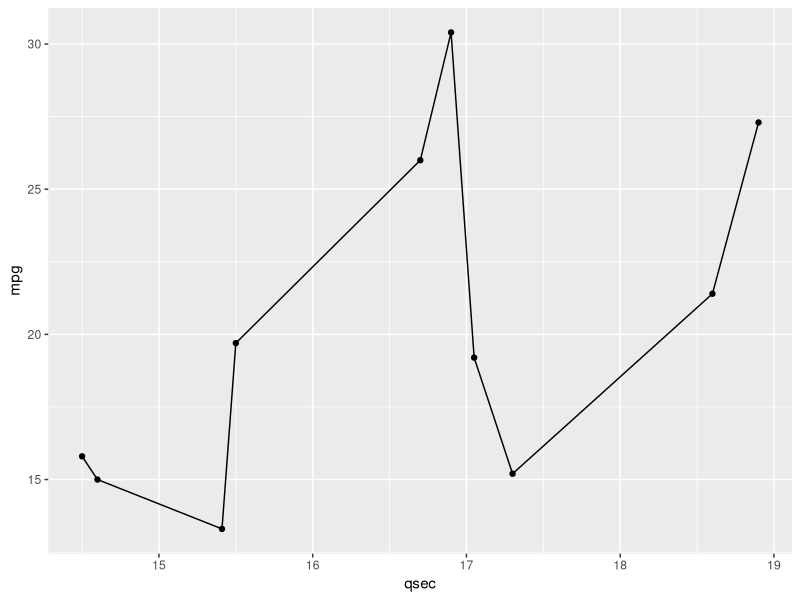

Here is the R script that generated this plot:
library(ggplot2)
library(dplyr)



# Plot
mtcars %>%
  tail(10) %>%
  ggplot( aes(x=qsec, y=mpg)) +
  geom_line() +
  geom_point()
